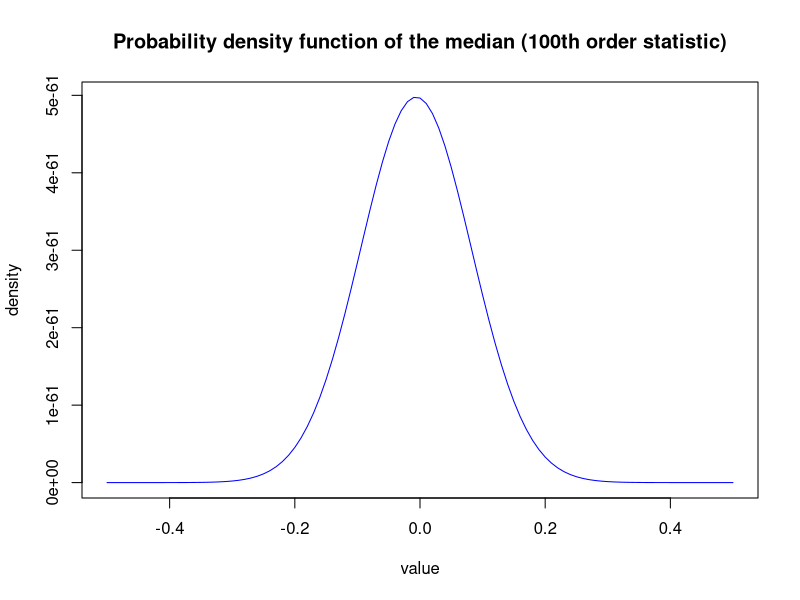
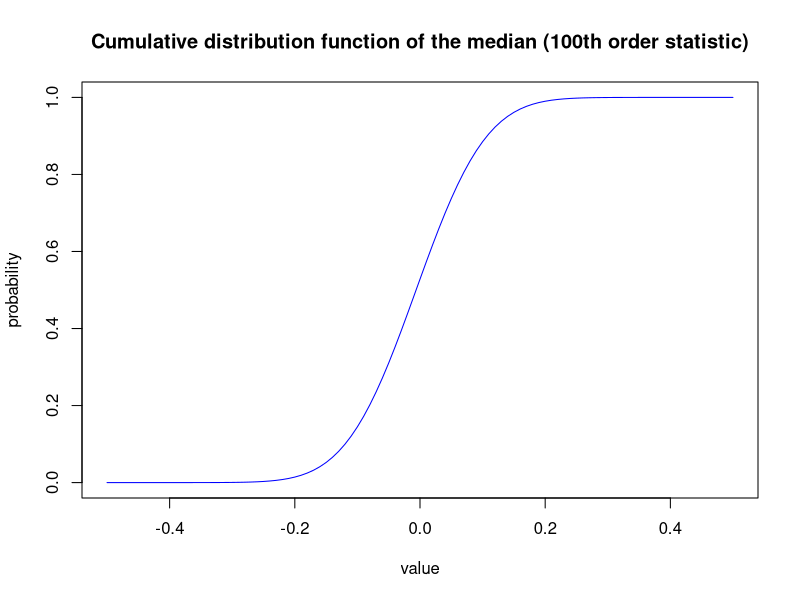
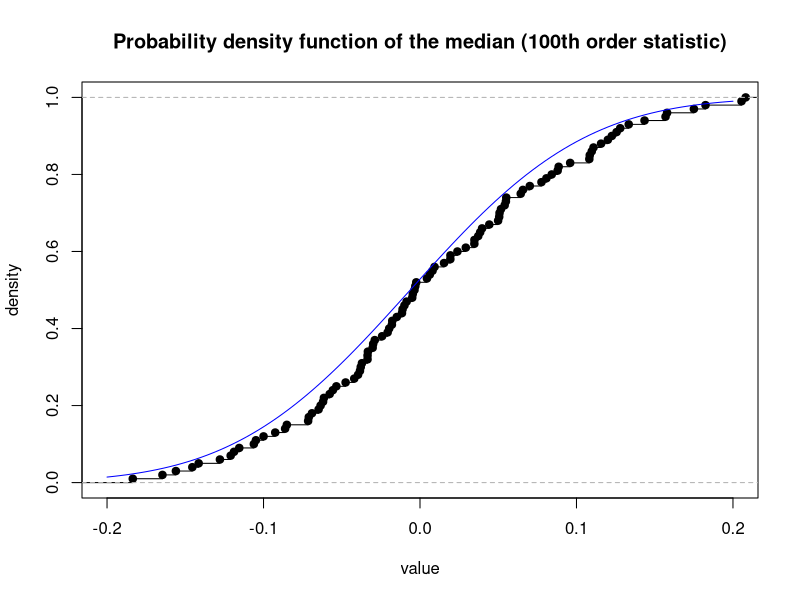
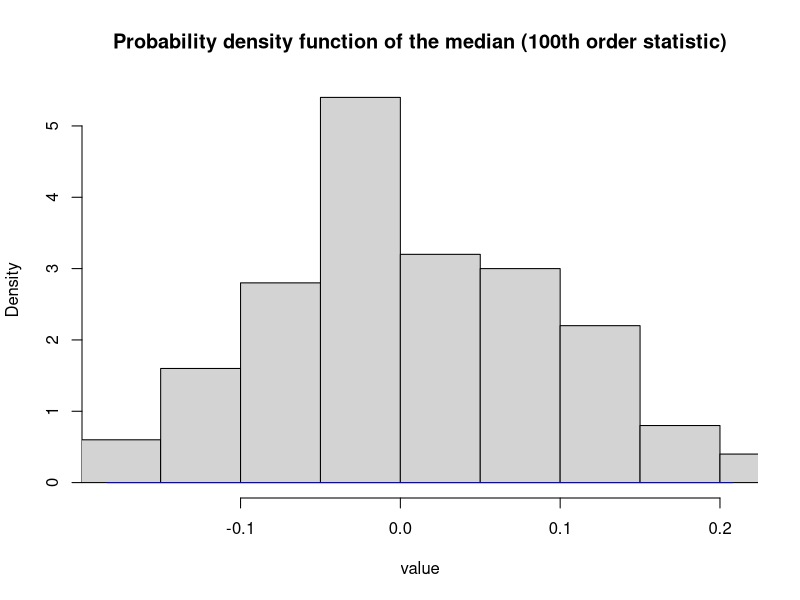
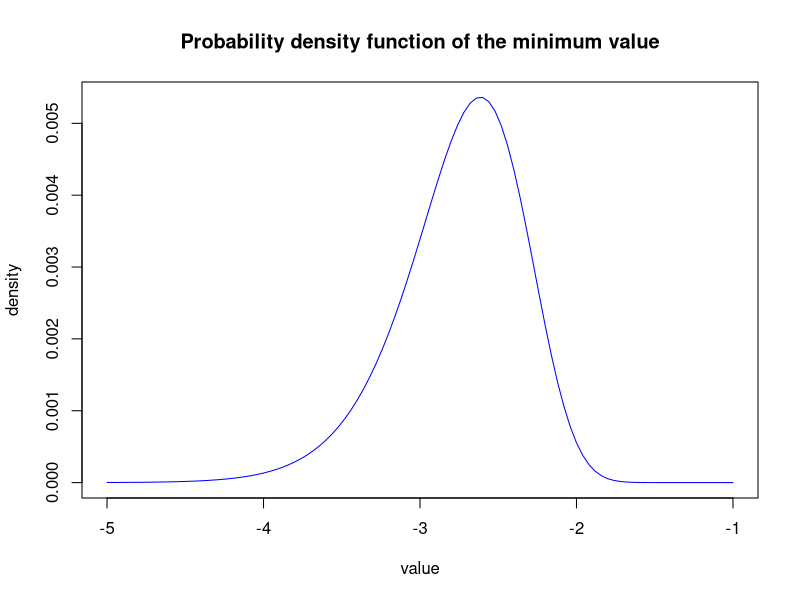
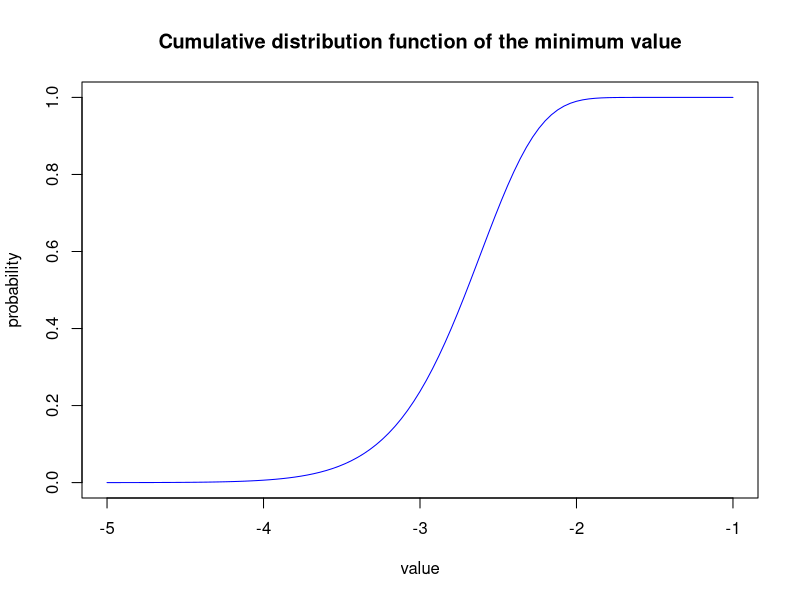

Write R code to recreate these figures, in order. (Note: this script raises an error after producing the figures.)
## ---- chunk 1
knitr::opts_chunk$set(echo=TRUE, warning=FALSE, message=FALSE, cache=TRUE)
## ---- chunk 2
library(tidyverse)
## ---- chunk 3
dorder <- function(x) {
  100*
  choose(200,100)
  (pnorm(x, mean = 0, sd = 1))^(100-1)*
  (1-pnorm(x, mean = 0, sd = 1))^(200-100)*
  dnorm(x, mean = 0, sd = 1)
}

porder <- function(x) {
  pbinom(100-1, 200, pnorm(x, mean = 0, sd = 1), lower.tail = FALSE)
}

qorder <- function(p) {
  c <- 
  for (i in seq_along[p]) {
    q[i] <- quantile(c, p[i])
  }
}
## ---- chunk 4
curve(dorder(x), -0.5, 0.5, col = "blue",
      main = "Probability density function of the median (100th order statistic)",
      xlab = "value",
      ylab = "density")
## ---- chunk 5
curve(porder(x), -0.5,0.5, col = "blue",
      main = "Cumulative distribution function of the median (100th order statistic)",
      xlab = "value",
      ylab = "probability")
## ---- chunk 6

#curve(qorder, 0,1)
## ---- chunk 7
b <- c()
set.seed(0)
for (i in 1:100) {
  n <- rnorm(200, mean = 0, sd= 1)
  b[i] <- quantile(n, 0.5)
}
p <- ecdf(b)
plot(p, main = "Probability density function of the median (100th order statistic)",
      xlab = "value",
      ylab = "density", xlim = c(-0.2,0.2))
curve(porder(x), col = "blue", add = TRUE)
## ---- chunk 8
hist(b,
     freq = FALSE,
     prob = TRUE,
     xlab = "value", xlim = range(b),
     main = "Probability density function of the median (100th order statistic)")
curve(dorder(x), col = "blue", add = TRUE)
## ---- chunk 9
b <- c()
set.seed(0)
for (i in 1:100) {
  n <- rnorm(200, mean = 0, sd= 1)
  b[i] <- quantile(n, 0.5)
}

b <- sort(b)
p <- seq(0, 1, by = 0.01)
p

## ---- chunk 10
dorder <- function(x,k) {
  k*
  choose(200,k)
  (pnorm(x, mean = 0, sd = 1))^(k-1)*
  (1-pnorm(x, mean = 0, sd = 1))^(200-k)*
  dnorm(x, mean = 0, sd = 1)
}

porder <- function(x,k) {
  pbinom(k-1, 200, pnorm(x, mean = 0, sd = 1), lower.tail = FALSE)
}

qorder <- function(p,k) {
  b <- c()
  set.seed(0)
  for (i in 1:100) {
    n <- rnorm(200, mean = 0, sd = 1)
    b[i] <- quantile(n, p)
  }
  return(b)
}
## ---- chunk 11
b <- c()
set.seed(0)
for (i in 1:100) {
  n <- rnorm(200, mean = 0, sd = 1)
  b[i] <- quantile(n, 1)
}

## ---- chunk 12
dorder <- function(x,k, dist, ...) {
  f <- eval(parse(text = str_c("d", dist, sep = "")))
  Fm <- eval(parse(text = str_c("p", dist, sep = "")))
  k*
  choose(200,k)
  (Fm(x, ...))^(k-1)*
  (1-Fm(x, ...))^(200-k)*
  f(x, ...)
}

porder <- function(x,k, dist, ...) {
  Fm <- eval(parse(text = str_c("p", dist, sep = "")))
  pbinom(k-1, 200, Fm(x, ...), lower.tail = FALSE)
}

qorder <- function(p, k, dist, ...) {
  r <- eval(parse(text = str_c("r", dist, sep = "")))
  b <- c()
  set.seed(0)
  for (i in 1:100) {
    n <- r(200, ...)
    b[i] <- quantile(n, p)
  }
  return(b)
}
## ---- chunk 13
curve(dorder(x, 1, dist = "norm", mean = 0, sd = 1), xlim = c(-5,-1), col = "blue",
      main = "Probability density function of the minimum value",
      xlab = "value",
      ylab = "density")

curve(porder(x, 1, dist = "norm", mean = 0, sd = 1), xlim = c(-5,-1), col = "blue",
      main = "Cumulative distribution function of the minimum value",
      xlab = "value",
      ylab = "probability")
## ---- chunk 14
fk <- function(x,k,n,dist = "gamma",...){
  f <- eval(parse(text = str_c("d", dist, sep = "")))
  Fm <- eval(parse(text = str_c("p", dist, sep = "")))
  k*
  choose(n,k)
  (Fm(x, shape=3,scale=12))^(k-1)*
  (1-Fm(x, shape=3,scale=12))^(n-k)*
  f(x, shape=3,scale=12)
}

Fk <- function(x,k,n){
  pbinom(k-1, n, pgamma(x, shape=3, scale =12), lower.tail = FALSE)
}
#d <- density(v)
#plot(d, main = "", ylim = c(0,0.25),
#      xlab = parse(text="X[(25)]"))

#curve(fk(x, 25,100), 0, 30, add = TRUE, lwd = 3, col = "blue")
## ---- chunk 15
dorder <- function(x, k, dist, ...) {
  dist(...)
}
dorder <- function(x, k, dist, ...) {
  f <- parse(text = str_c("d", dist, sep = ""))
  Fn <- parse(text = str_c("p", dist, sep = ""))
  dist(...)
}
b <- c()
set.seed(0)
for (i in 1:100000) {
  n <- rgamma(400, shape = 6, scale = 12000)
  b[i] <- quantile(n, 0.6)
}
mean(b)
dorder(10,5,pnorm, q=1, mean=0, sd = 1)
